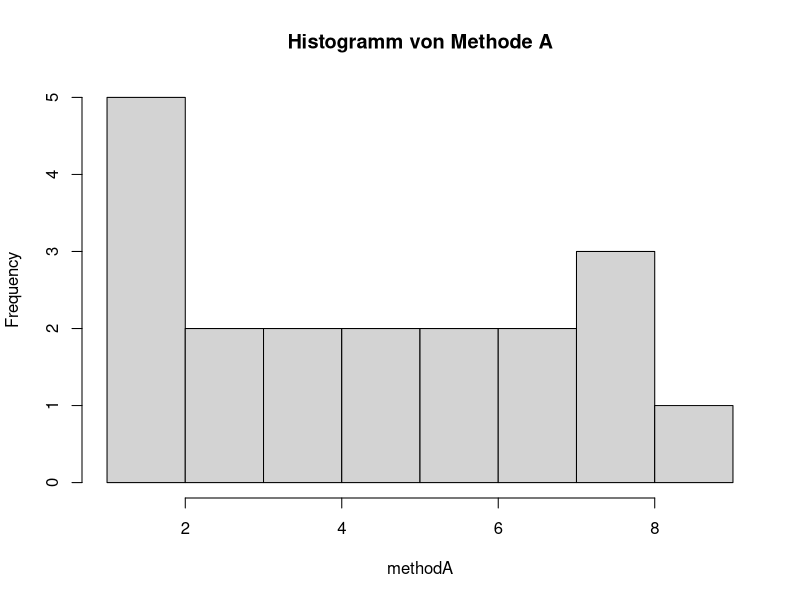
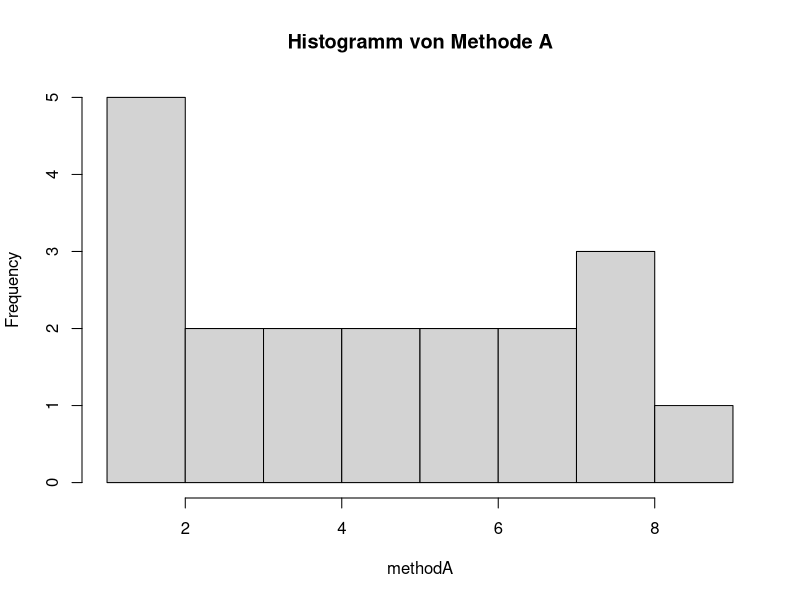
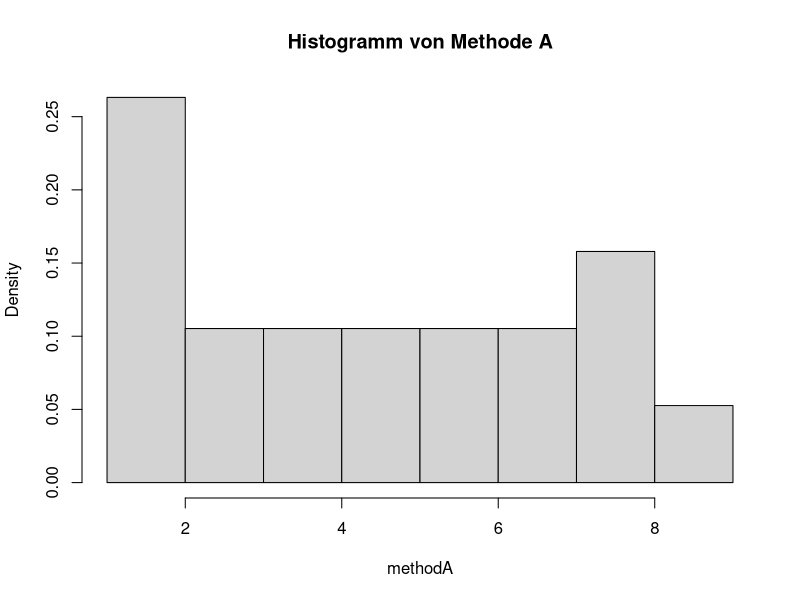
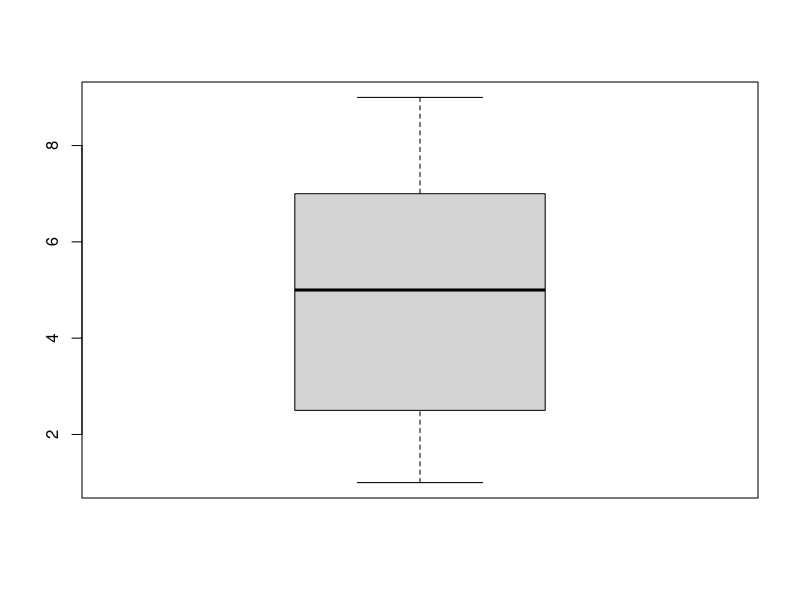
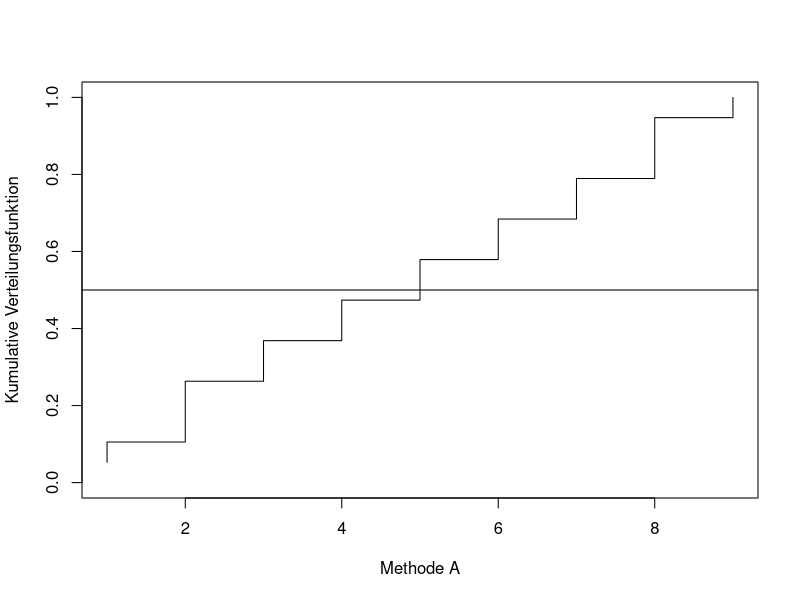
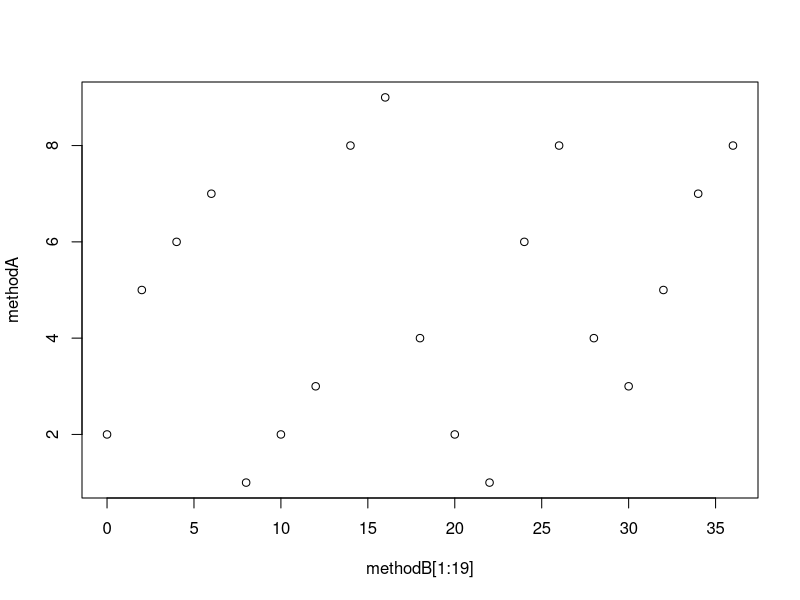
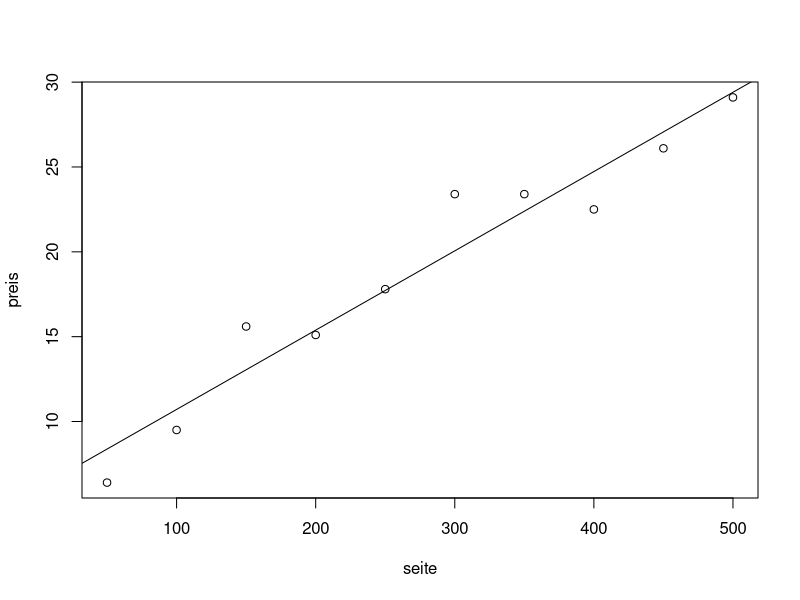
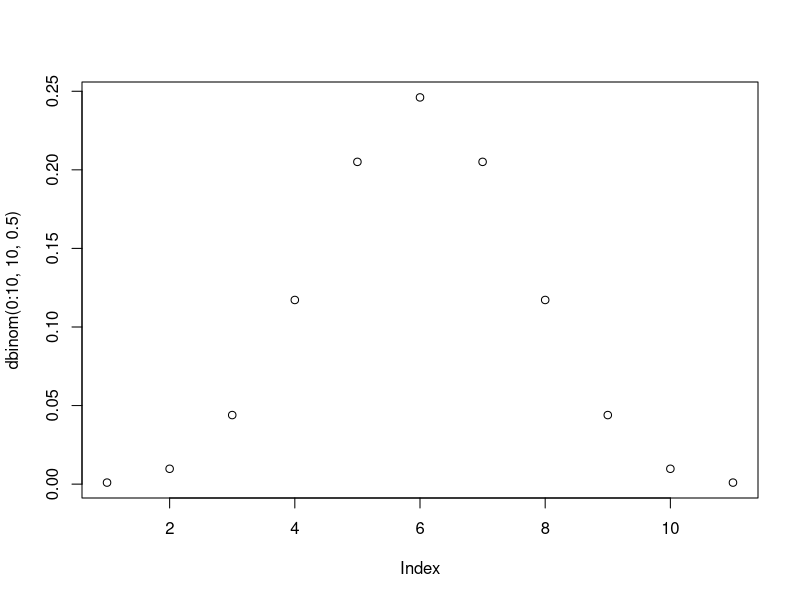

Here is the R script that generated these plots, in order:
#exampledata
methodA <- c(2,5,6,7,1,2,3,8,9,4,2,1,6,8,4,3,5,7,8)
methodB <- seq(0, 50, 2)
seite <- c(seq(50, 500, 50))
preis <- c(6.4, 9.5, 15.6, 15.1, 17.8, 23.4, 23.4, 22.5, 26.1, 29.1)

#Kennzahlen
arithmetischesMittel <- mean(methodA)
empirischeVarianz <- var(methodA)
standardabweichung <- sd(methodA) # oder sqrt(var())
median <- median(methodA)

unteresQuartil <- quantile(methodA, 0.25, type = 2)
oberesQuartil <- quantile(methodA, 0.75, type = 2)
unteresUndObereseQuartil <- quantile(methodA, seq(0.25, 1, 0.50), type = 2)
streuungsmass <- quantile(methodA, 0.75, type = 2) - quantile(methodA, 0.25, type = 2)

#Grafische Methoden
hist(methodA, main = "Histogramm von Methode A")
hist(methodA, breaks = 7, main = "Histogramm von Methode A")
hist(methodA, freq = F, main = "Histogramm von Methode A")

boxplot(methodA)

#empirische kumulative Verteilungsfunktion
plot(sort(methodA), (1:length(methodA))/length(methodA), type = "s", ylim = c(0, 1), ylab = "Kumulative Verteilungsfunktion", xlab = "Methode A")
abline(h=0.5)

#Streudiagramm
plot(methodB[1:19], methodA)

# Einfache lineare Regression
plot(seite, preis)
abline(lm(preis~seite))

#corelationsfaktor
# hoch
cor(seite, preis)
# tief
cor(methodB[1:19], methodA)

# Grund für Binomial
#1. Unabhängig
#2. Habe nur 1 oder 0
#3. Habe endliche Anzahl Werte
plot( dbinom(0:10, 10, 0.5) ) # von 0 bis .. jeweils einzelwahrscheinlichkeit
plot( pbinom(0:10, 10, 0.5) ) # von 0 bis .. Wahrscheinlichkeit aufsummieren
hist( rbinom(100, 10, 0.5) ) # 100 Ergebnise mit 10 Patienten # Erfolgreich bei Wahrscheinlichkeit 0.5
qbinom(0.5, 10, 0.5) # q = Quantil, Das ist der Median
